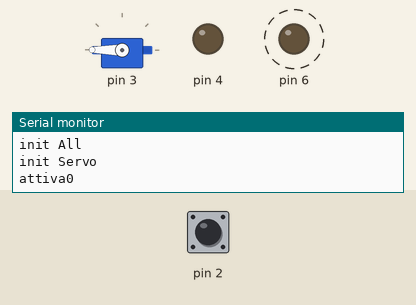
Simulated run of this sketch. Board: Arduino Uno, built with avr-gcc and run on an emulated ATmega328P. Parts: servo, output pins drawn as LEDs (lit = HIGH), the last lines printed to the serial monitor. Dashed ring = blinking. The inputs (shaded band) are chosen by the test bench; at power-on: pin 2 HIGH.

Above: at 0.4 s.
1.3 s: pin 2 pulled LOW for 1 s
At 1.65 s:
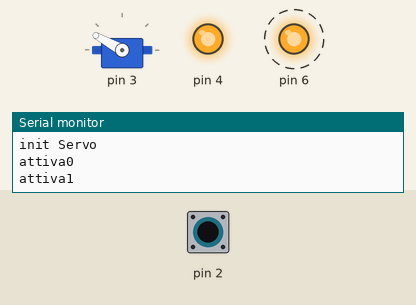
4.3 s: pin 2 pulled LOW for 0.15 s
At 4.64 s:
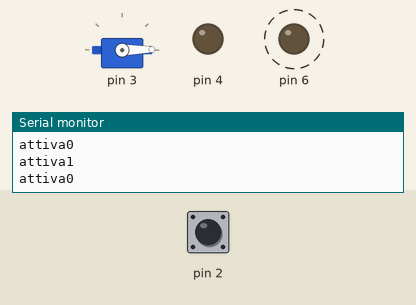
7.4 s: pin 2 pulled LOW for 3.2 s
At 9.31 s:
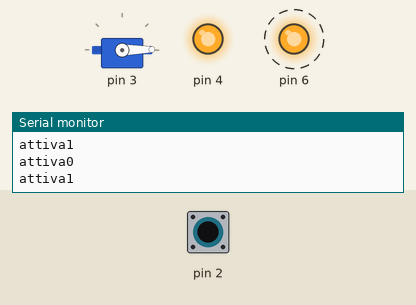
12.1 s: pin 2 pulled LOW for 0.15 s
At 13.19 s:
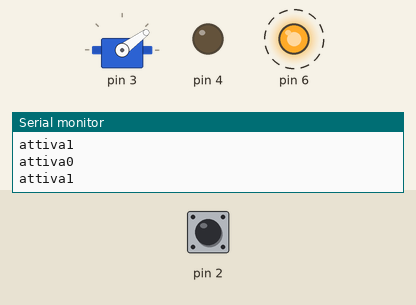
15.2 s: pin 2 pulled LOW for 1 s
At 16.8 s:
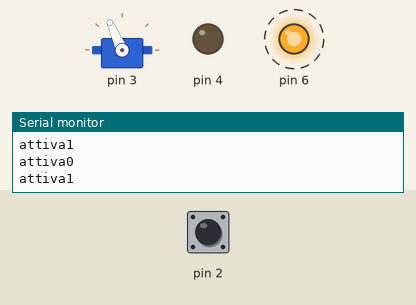
19.2 s: pin 2 pulled LOW for 3.2 s
At 20.3 s:
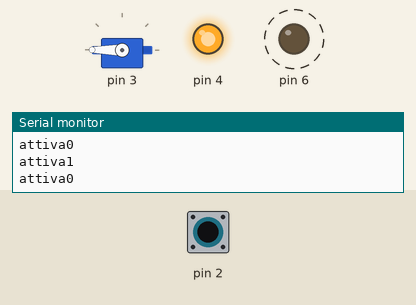
Timing chart, 0 to 31.8 s (numbered marks = the images above; inputs shaded):
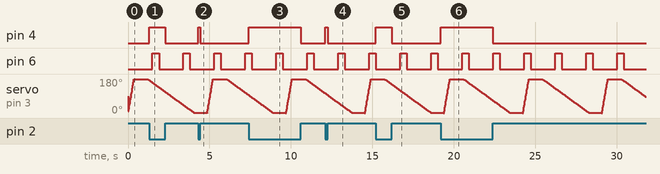

The sketch:

_3dTraps.ino
```cpp
// uscite cavi
/*
1 +
2 -
3 solonoide tasto
4 sol trappola
5 servo trappola
6 extra (ard 8)
*/

void setup()
{
  Serial.begin(9600);
  Serial.println("init All");
  initTrappolaServo(3);
  initPulsante(2,4);
  initTrappolaSolenoide(6);
}

void loop()
{
 checkClick();
 aggiornaTrappolaServo();
 aggiornaTrappolaSolenoide();
}
```

pulsante.ino
```cpp
int pinPulsante;
int pinSolenoide;

void initPulsante(int inPin, int outPin){
  pinPulsante = inPin;
  pinSolenoide = outPin;
  pinMode(pinSolenoide, OUTPUT);
  pinMode(pinPulsante, INPUT_PULLUP);
}

void checkClick(){
  int buttonState = digitalRead(pinPulsante);
  digitalWrite(pinSolenoide,!buttonState);
}
```

trappolaServo.ino
```cpp
#include <Servo.h>

Servo myservo;  // create servo object to control a servo
                // a maximum of eight servo objects can be created

long nextStep = 0;
int pinServo;
int pos = 0;
int currentPosition = 0;
boolean vaiAvanti = true;
boolean inPausa = false;

void initTrappolaServo(int pin){
  pinServo = pin;
  myservo.attach(pinServo);  // attaches the servo on pin 9 to the servo object
  Serial.println("init Servo");
}


void aggiornaTrappolaServo(){
  unsigned long currentMillis = millis();

  if(currentMillis > nextStep) {

    if ( vaiAvanti){
      myservo.write(pos);
      pos += 1;
      nextStep = currentMillis +1;
    }

    if ( !vaiAvanti){
      myservo.write(pos);
      pos -= 1;
      nextStep = currentMillis +15;
    }


    if ((pos > 180) || (pos < 1)){
      vaiAvanti = !vaiAvanti;
      nextStep = currentMillis +800;
    }

  }
}
```

trappolaSolenoide.ino
```cpp
long nextSolenoide = 0 ;
int pinSolenoideTrappola;
int attiva = LOW;

void initTrappolaSolenoide(int pin){
  pinSolenoideTrappola = pin;
  pinMode(pinSolenoideTrappola, OUTPUT);
}

void aggiornaTrappolaSolenoide(){

  unsigned long currentMillis = millis();
  if(currentMillis > nextSolenoide){
    digitalWrite(pinSolenoideTrappola,attiva);
    Serial.print("attiva");
    Serial.println(attiva);
    if (attiva == HIGH){
      nextSolenoide = currentMillis +400;
      attiva = LOW;
    }else{
      nextSolenoide = currentMillis +1500;
      attiva = HIGH;
    }
  }

}
```

Measured:
- after the input at 1.3 s, pin 4: LOW → HIGH at once, → LOW 1.0 s later
- after the input at 4.3 s, pin 4: LOW → HIGH at once, → LOW 0.15 s later
- after the input at 7.4 s, pin 4: LOW → HIGH at once, → LOW 3.2 s later
- after the input at 12.1 s, pin 4: LOW → HIGH at once, → LOW 0.15 s later
- after the input at 15.2 s, pin 4: LOW → HIGH at once, → LOW 1.0 s later
- after the input at 19.2 s, pin 4: LOW → HIGH at once, → LOW 3.2 s later
- by itself, pin 6: alternates HIGH for 0.40 s and LOW for 1.5 s
